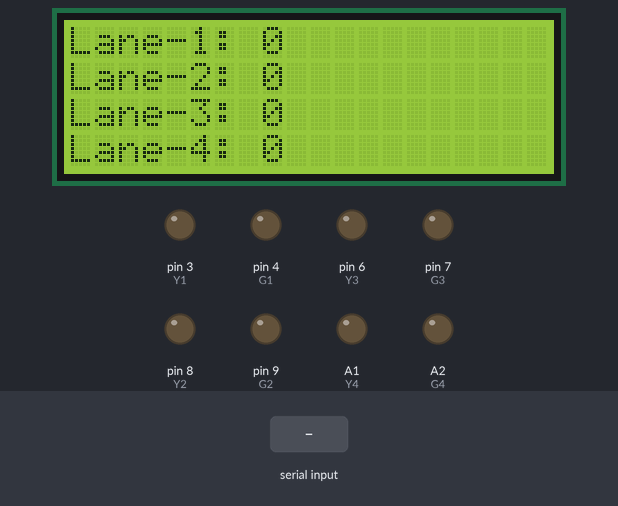
Bench run of a sketch on a simulated Arduino Uno, built with avr-gcc and run on an emulated ATmega328P. Parts: 20×4 character LCD, output pins drawn as LEDs (lit = HIGH). The inputs (shaded band) are chosen by the test bench. Pins used as bus, display or sensor lines are not drawn.

Above: at 2.3 s.
2.4 s: "90,45,200\n" received over Serial
At 4.2 s:
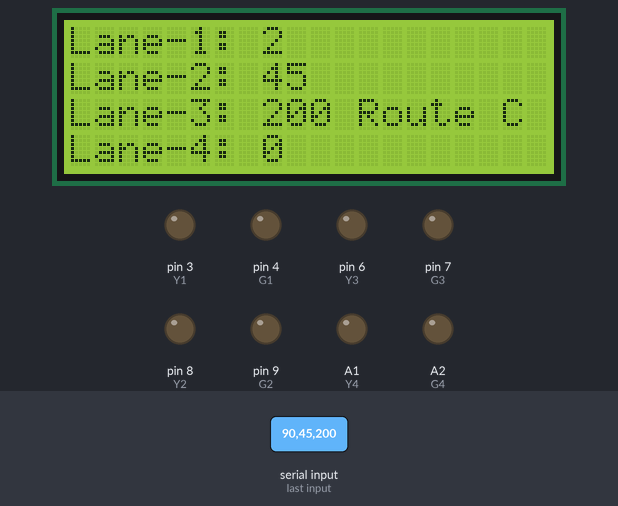
At 6.0 s:
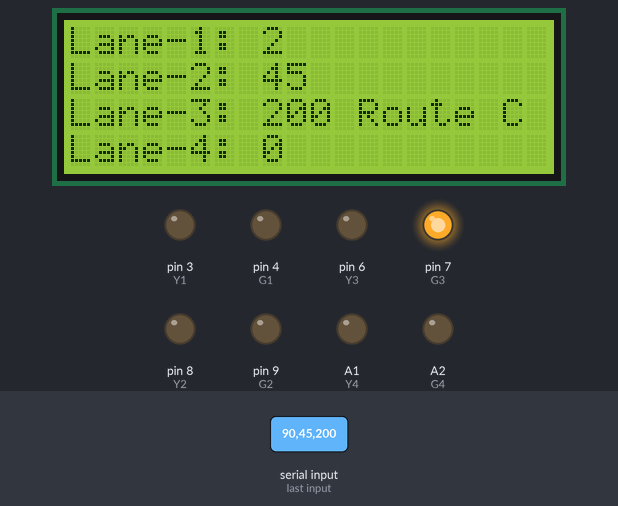
Timing chart, 0 to 7.5 s (numbered marks = the images above; inputs shaded):
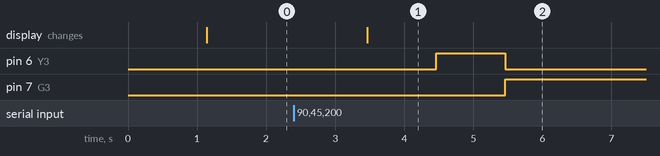

The sketch:

arduino_code.ino
```cpp
#include <Wire.h>
#include <LiquidCrystal_I2C.h>

LiquidCrystal_I2C lcd(0x27, 20, 4);
// top
const int R1 = 2;
const int Y1 = 3;
const int G1 = 4;

// left
const int R2 = A3;
const int Y2 = 8;
const int G2 = 9;

// bottom
const int R3 = 5;
const int Y3 = 6;
const int G3 = 7;

// right
const int R4 = A0;
const int Y4 = A1;
const int G4 = A2;

String Data;
String route = " ", carcount = " ";
int Lane1 = 0, Lane2 = 0, Lane3 = 0, Lane4 = 0;
//*******************************************************

void setup() {
  Serial.begin(9600);
  initLEDs();
  lcd.init();
  lcd.backlight();
  lcd.setCursor(0, 0);
  lcd.print("Intelligent Traffic ");
  lcd.setCursor(0, 1);
  lcd.print("Control System");
  delay(1000);
  lcd.clear();

  lcd.setCursor(0, 0);
  lcd.print("Lane-1: ");
  lcd.print(Lane1);
  lcd.setCursor(0, 1);
  lcd.print("Lane-2: ");
  lcd.print(Lane2);
  lcd.setCursor(0, 2);
  lcd.print("Lane-3: ");
  lcd.print(Lane3);
  lcd.setCursor(0, 3);
  lcd.print("Lane-4: ");
  lcd.print(Lane4);
}

void loop() {
  if (Serial.available() > 0)
  {
    Data = Serial.readStringUntil("&");
    //    Serial.println(Data);
    Lane1 = String_Split(Data, ',' , 0).toInt();
    Lane2 = String_Split(Data, ',' , 1).toInt();
    Lane3 = String_Split(Data, ',' , 2).toInt();
    Lane4 = String_Split(Data, ',' , 3).toInt();

    if(Lane1 > 2){
      Lane1 = 2;
    }
    else if(Lane2 > 2){
      Lane2 = 2;
    }
    else if(Lane3 > 2){
      Lane3 = 2;
    }
    else if(Lane4 > 2){
      Lane4 = 2;
    }

    lcd.clear();
    lcd.setCursor(0, 0);
    lcd.print("Lane-1: ");
    lcd.print(Lane1);
    lcd.setCursor(0, 1);
    lcd.print("Lane-2: ");
    lcd.print(Lane2);
    lcd.setCursor(0, 2);
    lcd.print("Lane-3: ");
    lcd.print(Lane3);
    lcd.setCursor(0, 3);
    lcd.print("Lane-4: ");
    lcd.print(Lane4);
    count();
  }
}

// ******************************************************
void count() {
  if (Lane1 > Lane2 && Lane1 > Lane3 && Lane1 > Lane4) { // Route A
    lcd.setCursor(12, 0);
    lcd.print("Route A");
    //    lcd.setCursor(0, 1);
    //    lcd.print(Lane1);
    Signal_Play(1, 4, 1, Lane1);
  }
  else if (Lane2 > Lane1 && Lane2 > Lane3 && Lane2 > Lane4) { // Route B
    lcd.setCursor(12, 1);
    lcd.print("Route B");
    //    lcd.setCursor(0, 1);
    //    lcd.print(Lane2);
    Signal_Play(2, 4, 1, Lane2);
  }
  else if (Lane3 > Lane1 && Lane3 > Lane2 && Lane3 > Lane4) { // Route C
    lcd.setCursor(12, 2);
    lcd.print("Route C");
    //    lcd.setCursor(0, 1);
    //    lcd.print(Lane3);
    Signal_Play(3, 4, 1, Lane3);
  }
  else if (Lane4 > Lane1 && Lane4 > Lane2 && Lane4 > Lane3) { // Route D
    lcd.setCursor(12, 3);
    lcd.print("Route D");
    //    lcd.setCursor(0, 1);
    //    lcd.print(Lane4);
    Signal_Play(4, 4, 1, Lane4);
  }
  else {
    //    Signal_Play(1, 4, 1, 5);
    //    Signal_Play(2, 4, 1, 5);
    //    Signal_Play(3, 4, 1, 5);
    //    Signal_Play(4, 4, 1, 5);
    digitalWrite(R1, HIGH);
    digitalWrite(Y1, LOW);
    digitalWrite(G1, LOW);
    digitalWrite(R2, HIGH);
    digitalWrite(Y2, LOW);
    digitalWrite(G2, LOW);
    digitalWrite(R3, HIGH);
    digitalWrite(Y3, LOW);
    digitalWrite(G3, LOW);
    digitalWrite(R4, HIGH);
    digitalWrite(Y4, LOW);
    digitalWrite(G4, LOW);
  }
}

void Signal_Play(int Signal_Number, int r, int y, int g)
{
  if (Signal_Number == 1)
  {
    RouteA();
    digitalWrite(R1, HIGH);
    digitalWrite(Y1, LOW);
    digitalWrite(G1, LOW);
    delay(r * 250);
    digitalWrite(R1, LOW);
    digitalWrite(Y1, HIGH);
    digitalWrite(G1, LOW);
    delay(y * 1000);
    digitalWrite(R1, LOW);
    digitalWrite(Y1, LOW);
    digitalWrite(G1, HIGH);
    delay(g * 3000);
    //    lcd.setCursor(0, 1);
    //    lcd.print("Time: ");
    //    for (int i = 1; i <= g; i++) {
    //      lcd.setCursor(6, 1);
    //      lcd.print(i);
    //      delay(i * 1000);
    //    }
  }

  else if ( Signal_Number == 2)
  {
    RouteB();
    digitalWrite(R2, HIGH);
    digitalWrite(Y2, LOW);
    digitalWrite(G2, LOW);
    delay(r * 250);
    digitalWrite(R2, LOW);
    digitalWrite(Y2, HIGH);
    digitalWrite(G2, LOW);
    delay(y * 1000);
    digitalWrite(R2, LOW);
    digitalWrite(Y2, LOW);
    digitalWrite(G2, HIGH);
    delay(g * 3000);
    //    lcd.setCursor(0, 1);
    //    lcd.print("Time: ");
    //    for (int i = 1; i <= g; i++) {
    //      lcd.setCursor(6, 1);
    //      lcd.print(i);
    //      delay(i * 1000);
    //    }
  }
  else if ( Signal_Number == 3)
  {
    RouteC();
    digitalWrite(R3, HIGH);
    digitalWrite(Y3, LOW);
    digitalWrite(G3, LOW);
    delay(r * 250);
    digitalWrite(R3, LOW);
    digitalWrite(Y3, HIGH);
    digitalWrite(G3, LOW);
    delay(y * 1000);
    digitalWrite(R3, LOW);
    digitalWrite(Y3, LOW);
    digitalWrite(G3, HIGH);
    delay(g * 3000);
    //    lcd.setCursor(0, 1);
    //    lcd.print("Time: ");
    //    for (int i = 1; i <= g; i++) {
    //      lcd.setCursor(6, 1);
    //      lcd.print(i);
    //      delay(i * 1000);
    //    }
  }

  else if ( Signal_Number == 4)
  {
    RouteD();
    digitalWrite(R4, HIGH);
    digitalWrite(Y4, LOW);
    digitalWrite(G4, LOW);
    delay(r * 250);
    digitalWrite(R4, LOW);
    digitalWrite(Y4, HIGH);
    digitalWrite(G4, LOW);
    delay(y * 1000);
    digitalWrite(R4, LOW);
    digitalWrite(Y4, LOW);
    digitalWrite(G4, HIGH);
    delay(g * 3000);
    //    lcd.setCursor(0, 1);
    //    lcd.print("Time: ");
    //    for (int i = 1; i <= g; i++) {
    //      lcd.setCursor(6, 1);
    //      lcd.print(i);
    //      delay(i * 1000);
    //    }
  }
}
void RouteB() {
  digitalWrite(R3, HIGH);
  digitalWrite(Y3, LOW);
  digitalWrite(G3, LOW);

  digitalWrite(R1, HIGH);
  digitalWrite(Y1, LOW);
  digitalWrite(G1, LOW);

  digitalWrite(R4, HIGH);
  digitalWrite(Y4, LOW);
  digitalWrite(G4, LOW);
}
void RouteC() {
  digitalWrite(R1, HIGH);
  digitalWrite(Y1, LOW);
  digitalWrite(G1, LOW);

  digitalWrite(R2, HIGH);
  digitalWrite(Y2, LOW);
  digitalWrite(G2, LOW);

  digitalWrite(R4, HIGH);
  digitalWrite(Y4, LOW);
  digitalWrite(G4, LOW);
}
void RouteD() {
  digitalWrite(R1, HIGH);
  digitalWrite(Y1, LOW);
  digitalWrite(G1, LOW);

  digitalWrite(R2, HIGH);
  digitalWrite(Y2, LOW);
  digitalWrite(G2, LOW);

  digitalWrite(R3, HIGH);
  digitalWrite(Y3, LOW);
  digitalWrite(G3, LOW);
}

void RouteA() {
  digitalWrite(R2, HIGH);
  digitalWrite(Y2, LOW);
  digitalWrite(G2, LOW);

  digitalWrite(R3, HIGH);
  digitalWrite(Y3, LOW);
  digitalWrite(G3, LOW);

  digitalWrite(R4, HIGH);
  digitalWrite(Y4, LOW);
  digitalWrite(G4, LOW);
}

String String_Split(String data, char separator, int index)
{
  int found = 0;
  int strIndex[] = { 0, -1 };
  int maxIndex = data.length();

  for (int i = 0; i <= maxIndex && found <= index; i++)
  {
    if (data.charAt(i) == separator || i == maxIndex)
    {
      found++;
      strIndex[0] = strIndex[1] + 1;
      strIndex[1] = (i == maxIndex) ? i + 1 : i;
    }
  }
  return found > index ? data.substring(strIndex[0], strIndex[1]) : "";
}

void initLEDs() {
  pinMode(R1, OUTPUT);
  digitalWrite(R1, HIGH);
  pinMode(Y1, OUTPUT);
  digitalWrite(Y1, LOW);
  pinMode(G1, OUTPUT);
  digitalWrite(G1, LOW);

  pinMode(R2, OUTPUT);
  digitalWrite(R2, HIGH);
  pinMode(Y2, OUTPUT);
  digitalWrite(Y2, LOW);
  pinMode(G2, OUTPUT);
  digitalWrite(G2, LOW);

  pinMode(R3, OUTPUT);
  digitalWrite(R3, HIGH);
  pinMode(Y3, OUTPUT);
  digitalWrite(Y3, LOW);
  pinMode(G3, OUTPUT);
  digitalWrite(G3, LOW);

  pinMode(R4, OUTPUT);
  digitalWrite(R4, HIGH);
  pinMode(Y4, OUTPUT);
  digitalWrite(Y4, LOW);
  pinMode(G4, OUTPUT);
  digitalWrite(G4, LOW);
}
```

Measured:
- after the input at 2.4 s, pin 6 (Y3): LOW → HIGH after 2.1 s, → LOW 1.0 s later; pin 7 (G3): LOW → HIGH after 3.1 s; the display: changes after 1.1 s (image 1)
